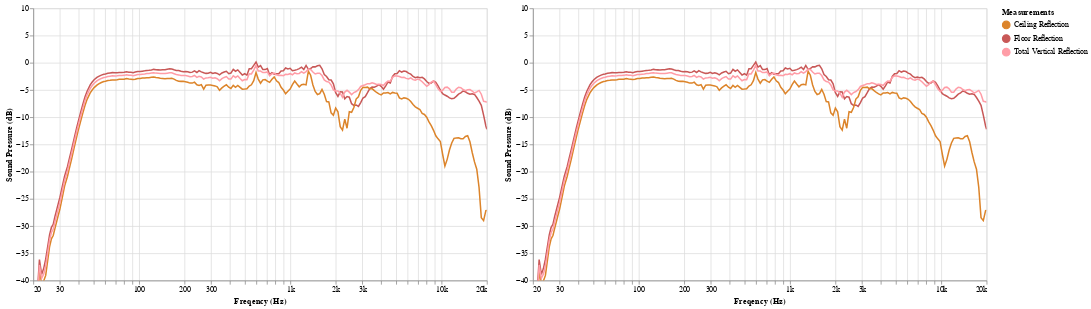

Notebook code cell kept with this figure:
### Code cell
graphs['Vertical Reflections']

### Figure 1 — Vega-Lite specification as saved in the notebook (floating-point values rounded to 4 significant figures; data arrays with more than 128 entries replaced by an {"elided": "..."} marker saying what was removed)
{"config": {"view": {"continuousWidth": 400, "continuousHeight": 300}}, "hconcat": [{"layer": [{"mark": {"type": "circle", "size": 100}, "encoding": {"color": {"type": "nominal", "field": "Measurements", "scale": {"domain": ["Ceiling Reflection", "Floor Reflection", "Total Vertical Reflection"], "range": ["#dc842a", "#c85857", "#ff9da7"]}, "sort": null}, "opacity": {"condition": {"value": 1, "selection": "selector001"}, "value": 0}, "tooltip": [{"type": "nominal", "field": "Measurements"}, {"type": "quantitative", "field": "Freq"}, {"type": "quantitative", "field": "dB"}], "x": {"type": "quantitative", "field": "Freq", "scale": {"domain": [20, 20000], "type": "log"}}, "y": {"type": "quantitative", "field": "dB", "scale": {"domain": [-40, 10], "zero": false}}}, "selection": {"selector012": {"type": "multi", "fields": ["Measurements"], "bind": "legend"}, "selector013": {"type": "interval", "bind": "scales"}, "selector001": {"type": "single", "nearest": true, "on": "mouseover", "fields": ["Freq"], "empty": "none"}}}, {"mark": "line", "encoding": {"color": {"type": "nominal", "field": "Measurements", "scale": {"domain": ["Ceiling Reflection", "Floor Reflection", "Total Vertical Reflection"], "range": ["#dc842a", "#c85857", "#ff9da7"]}, "sort": null}, "opacity": {"condition": {"value": 1, "selection": "selector012"}, "value": 0.2}, "x": {"type": "quantitative", "axis": {"format": "~s"}, "field": "Freq", "scale": {"base": 10, "domain": [20, 20000], "nice": false, "type": "log"}, "title": "Freqency (Hz)"}, "y": {"type": "quantitative", "field": "dB", "scale": {"domain": [-40, 10], "zero": false}, "title": "Sound Pressure (dB)"}}, "height": 360, "width": 600}], "data": {"name": "data-aea0214d3750650f7f1de7d398ec6d98"}}, {"layer": [{"mark": {"type": "circle", "size": 100}, "encoding": {"color": {"type": "nominal", "field": "Measurements", "scale": {"domain": ["Ceiling Reflection", "Floor Reflection", "Total Vertical Reflection"], "range": ["#dc842a", "#c85857", "#ff9da7"]}, "sort": null}, "opacity": {"condition": {"value": 1, "selection": "selector001"}, "value": 0}, "tooltip": [{"type": "nominal", "field": "Measurements"}, {"type": "quantitative", "field": "Freq"}, {"type": "quantitative", "field": "dB"}], "x": {"type": "quantitative", "field": "Freq", "scale": {"domain": [20, 20000], "type": "log"}}, "y": {"type": "quantitative", "field": "dB", "scale": {"domain": [-40, 10], "zero": false}}}, "selection": {"selector014": {"type": "multi", "fields": ["Measurements"], "bind": "legend"}, "selector015": {"type": "interval", "bind": "scales"}, "selector001": {"type": "single", "nearest": true, "on": "mouseover", "fields": ["Freq"], "empty": "none"}}}, {"mark": "line", "encoding": {"color": {"type": "nominal", "field": "Measurements", "scale": {"domain": ["Ceiling Reflection", "Floor Reflection", "Total Vertical Reflection"], "range": ["#dc842a", "#c85857", "#ff9da7"]}, "sort": null}, "opacity": {"condition": {"value": 1, "selection": "selector014"}, "value": 0.2}, "x": {"type": "quantitative", "axis": {"format": "~s"}, "field": "Freq", "scale": {"base": 10, "domain": [20, 20000], "nice": false, "type": "log"}, "title": "Freqency (Hz)"}, "y": {"type": "quantitative", "field": "dB", "scale": {"domain": [-40, 10], "zero": false}, "title": "Sound Pressure (dB)"}}, "height": 360, "width": 600}], "data": {"name": "data-aea0214d3750650f7f1de7d398ec6d98"}}], "$schema": "https://vega.github.io/schema/vega-lite/v4.8.1.json", "datasets": {"data-aea0214d3750650f7f1de7d398ec6d98": {"elided": "600 records"}}}
